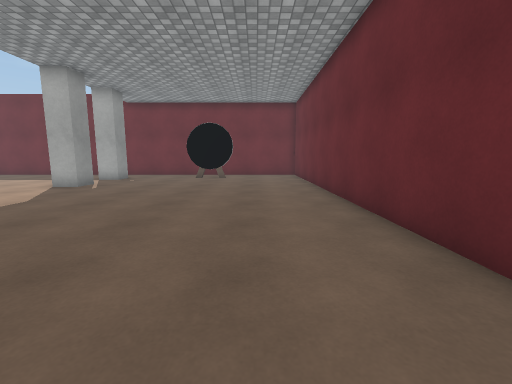
view 1 (above)

21 first-person views from a walk through a scene from a Unity 3-D project. The camera is 1.2 m above the floor, tilts 8° down and sees 90° across. The floor is counted in squares, 1 m on a side. Each view is taken from the middle of a square. On the plan, view 1 faces up. The plan holds only what a view shows up to about 12 squares ahead; the rest is blank. The player character is not drawn. Some surface patterns are stand-ins.

view 2
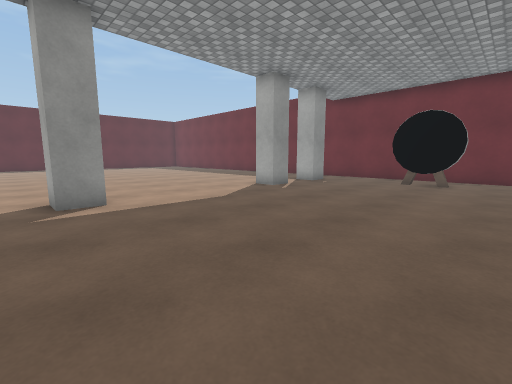

view 3
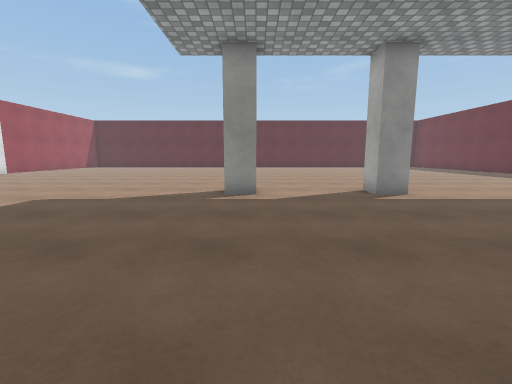

view 4
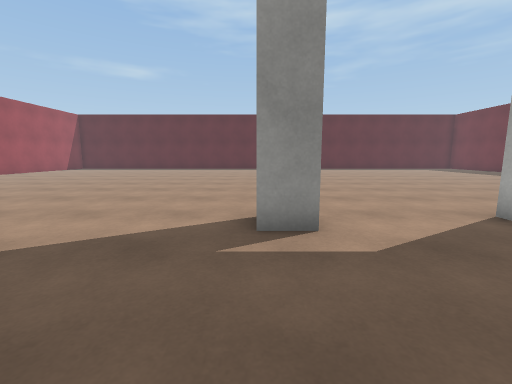

view 5
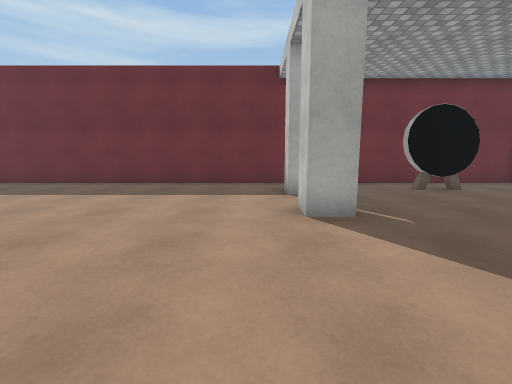

view 6
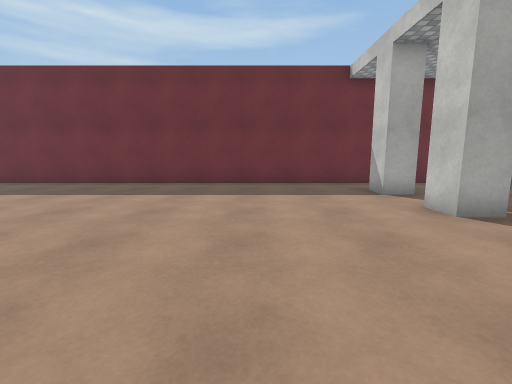

view 7
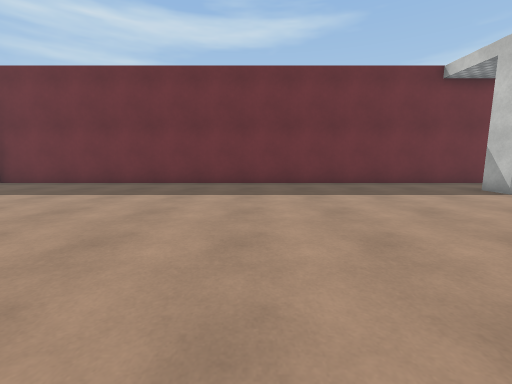

view 8
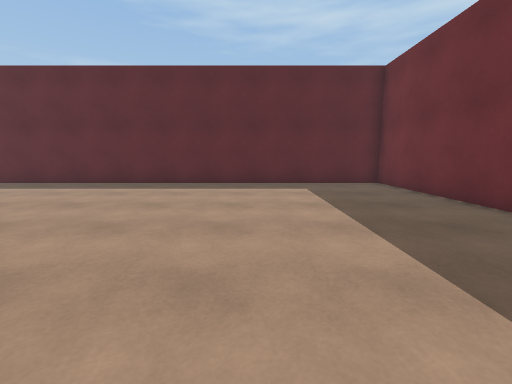

view 9
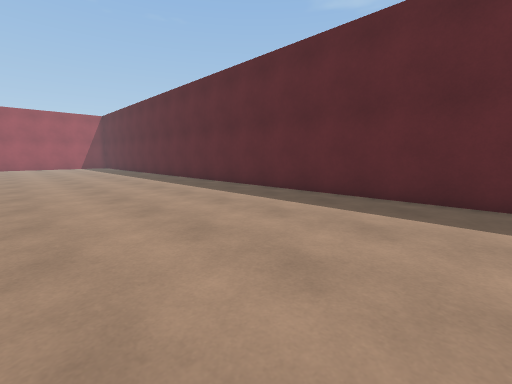

view 10
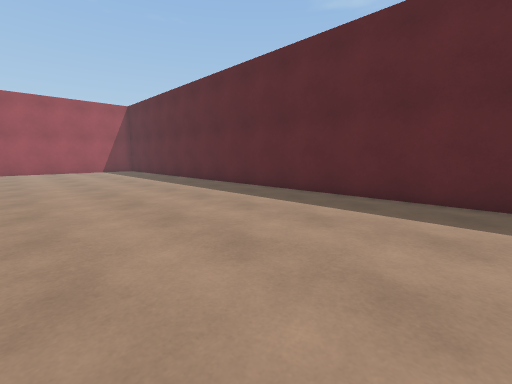

view 11
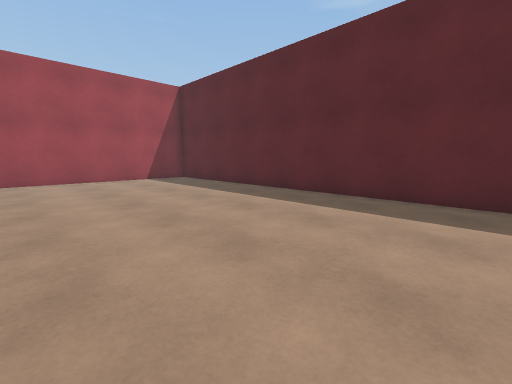

view 12
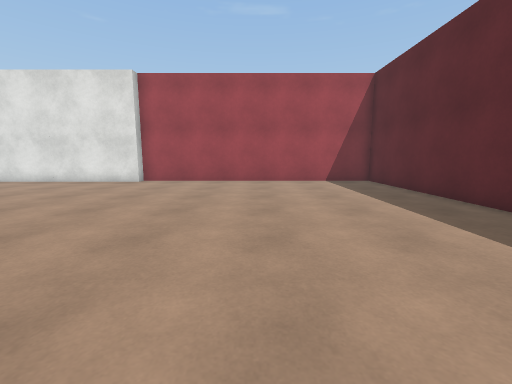

view 13
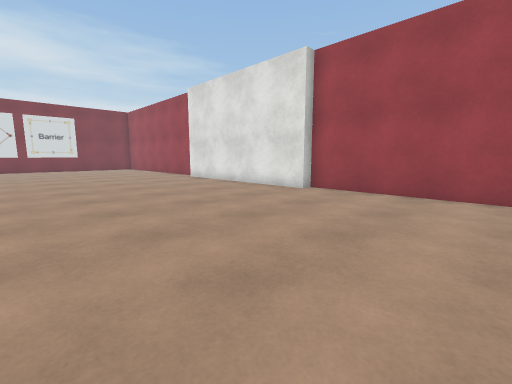

view 14
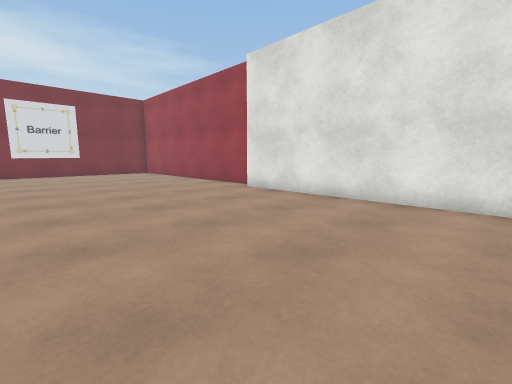

view 15
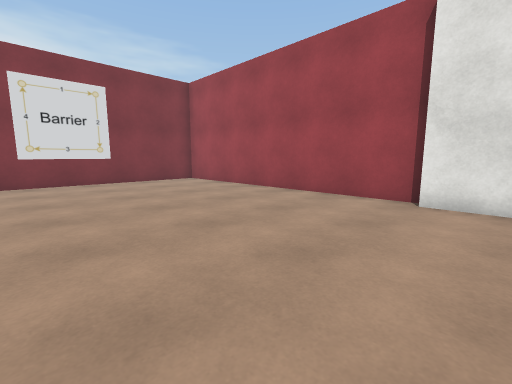

view 16
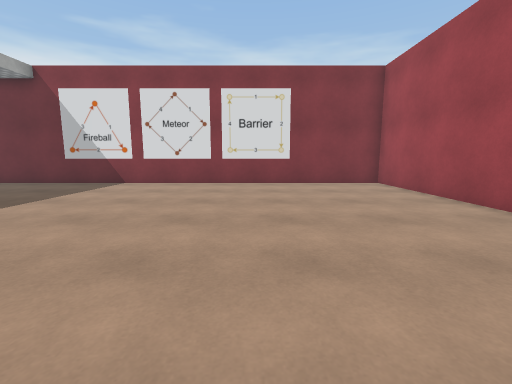

view 17
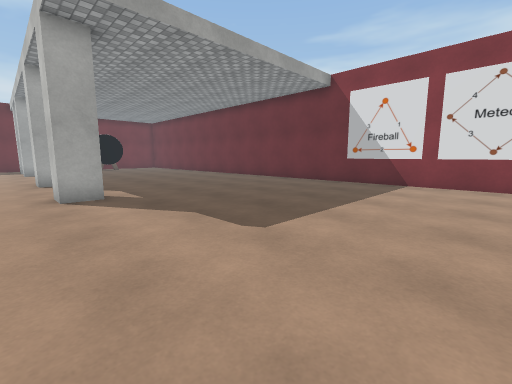

view 18
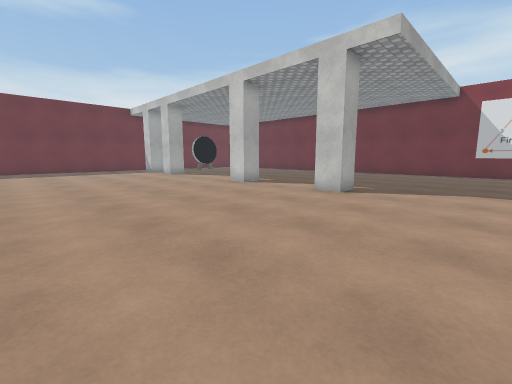

view 19
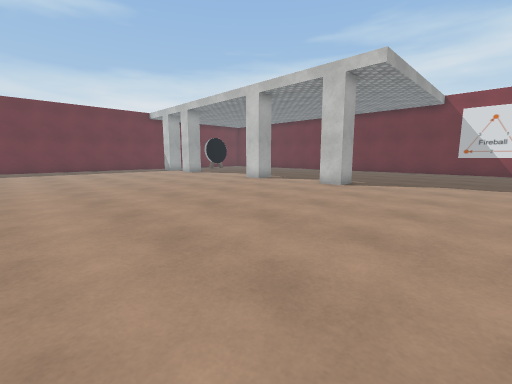

view 20
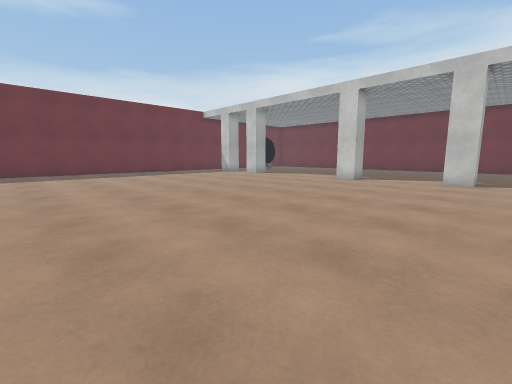

view 21
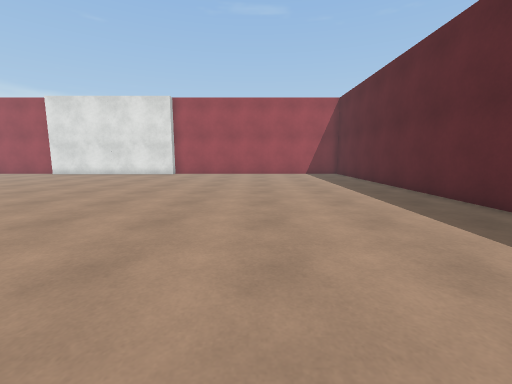

### Floor plan
Points are (right, up) in squares from view 1. A wall is a line through its corners. A room is listed if a view was taken in it or the views show most of it. See-through windows are left out.
Room 1 (views 1, 2, 3, 4, 5, 6, 7, 8, 9, 10, 11, 12, 13, 14, 15, 16, 17, 18, 19, 20, 21)
walls: (-7, -0.9) (-7, -2) (-8, -2) (-8, -0.9); (-7, 3.9) (-7, 2.8) (-8, 2.8) (-8, 3.9); (2.5, 2.4) (2.5, 12); (-8.5, -18.5) (2.5, -18.5) (2.5, -1.5); (-23.8, -18.5) (-16.5, -18.5) (-16.5, -18) (-8.5, -18); (2.5, 16.5) (-27.5, 16.5) (-27.5, -18.1)
objects: pillar (-7, 11); pillar (-7, 14); disc (-4, 14); other object (-3, 14); other object (-2, 14); disc (-1, 14)

Positions as (right, up) in squares from view 1, and headings:
1: (0, 0), facing up
2: (0, 2), facing up-left
3: (1, -1), facing left
4: (-3, -2), facing left
5: (-9, 5), facing up
6: (-12, 5), facing up
7: (-16, 5), facing up
8: (-16, 11), facing left
9: (-20, 10), facing down-left
10: (-20, 3), facing down-left
11: (-20, -5), facing down-left
12: (-22, -6), facing down
13: (-22, -10), facing down-right
14: (-16, -11), facing down-right
15: (-10, -11), facing down-right
16: (-9, -13), facing right
17: (-9, -10), facing up-right
18: (-16, -6), facing up-right
19: (-18, -7), facing up-right
20: (-21, -3), facing up-right
21: (-22, -1), facing down
